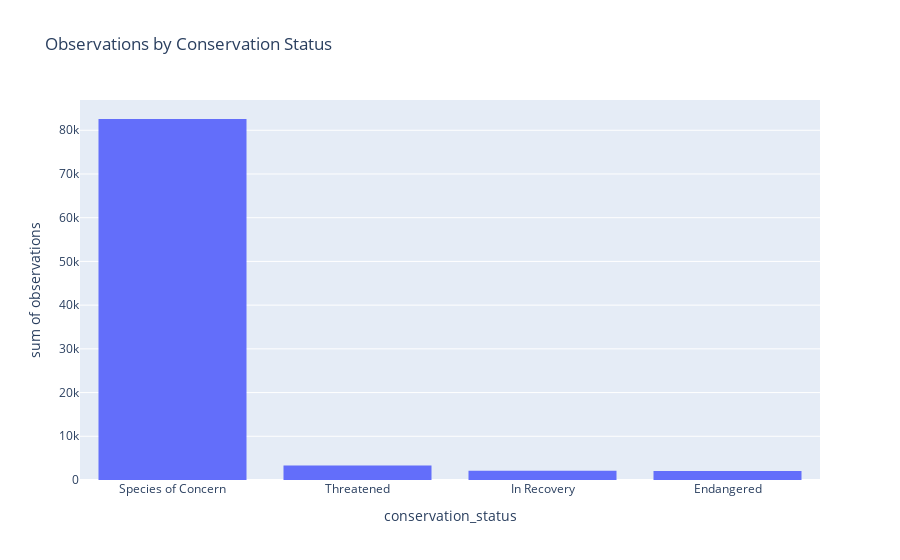

Notebook code cell kept with this figure:
### Markdown cell above
## 4. How many observations are made for each conservation status?

### Code cell
fig = px.histogram(wildlife, x='conservation_status', y='observations', title='Observations by Conservation Status')
fig.show()

### Figure 1 — Plotly figure (JSON) as saved in the notebook; plotly's stock layout.template omitted (floating-point values rounded to 4 significant figures; data arrays with more than 128 entries replaced by an {"elided": "..."} marker saying what was removed)
{"data": [{"alignmentgroup": "True", "bingroup": "x", "histfunc": "sum", "hovertemplate": "conservation_status=%{x}<br>sum of observations=%{y}<extra></extra>", "legendgroup": "", "marker": {"color": "#636efa", "pattern": {"shape": ""}}, "name": "", "offsetgroup": "", "orientation": "v", "showlegend": false, "type": "histogram", "x": {"elided": "22164 str values"}, "xaxis": "x", "y": {"elided": "22164 int values"}, "yaxis": "y"}], "layout": {"barmode": "relative", "legend": {"tracegroupgap": 0}, "title": {"text": "Observations by Conservation Status"}, "xaxis": {"anchor": "y", "domain": [0, 1], "title": {"text": "conservation_status"}}, "yaxis": {"anchor": "x", "domain": [0, 1], "title": {"text": "sum of observations"}}}}
